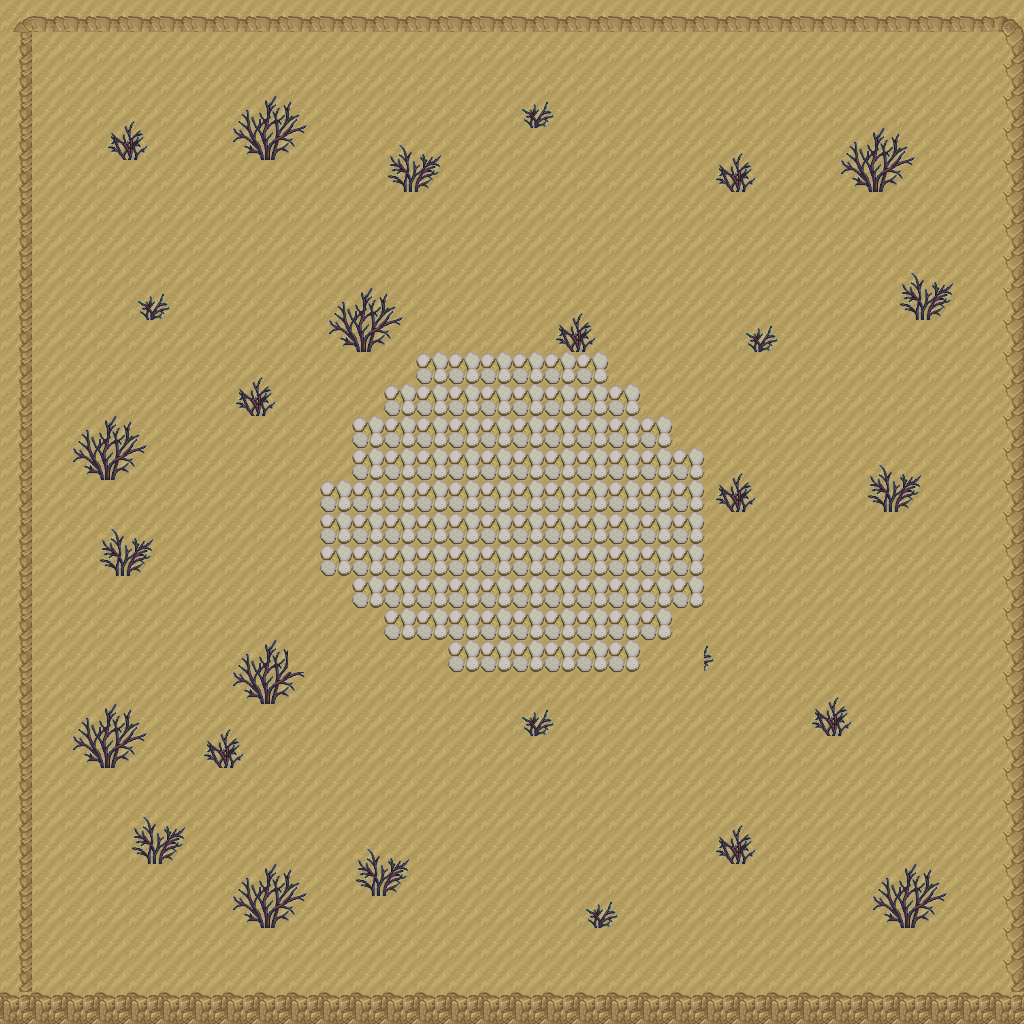

Tiled map render using the project's own tile images. Description and the whole map definition, tile-layer contents included, below:
An orthogonal 32x32 tile map with 32x32 px tiles, 2 tile layers (Tile Layer 1, Plants), 4 tilesets.

<map version="1.10" tiledversion="1.10.2" orientation="orthogonal" renderorder="right-down" width="32" height="32" tilewidth="32" tileheight="32" infinite="0" nextlayerid="3" nextobjectid="1">
 <tileset firstgid="1" name="desertTilesetPrev" tilewidth="32" tileheight="32" tilecount="256" columns="16">
  <image source="desertTilesetPrev.png" width="512" height="512" />
 </tileset>
 <tileset firstgid="257" name="grass_tileset_16x16_preview_0" tilewidth="32" tileheight="32" tilecount="169" columns="13">
  <image source="grass_tileset_16x16_preview_0.png" width="420" height="420" />
 </tileset>
 <tileset firstgid="426" name="Free-Bush-Assets-Pixel-Art-Pack3-removebg-preview" tilewidth="32" tileheight="32" tilecount="228" columns="19">
  <image source="Free-Bush-Assets-Pixel-Art-Pack3-removebg-preview.png" width="612" height="408" />
 </tileset>
 <tileset firstgid="654" name="dd8iwnd-b3e3b4dd-0f23-4eec-8519-a34fc2d65002" tilewidth="32" tileheight="32" tilecount="24" columns="4">
  <image source="dd8iwnd-b3e3b4dd-0f23-4eec-8519-a34fc2d65002.png" width="128" height="192" />
 </tileset>
 <layer id="1" name="Tile Layer 1" width="32" height="32">
  <data encoding="csv">
177,7,7,7,7,7,7,7,7,7,7,7,7,7,7,7,7,7,7,7,7,7,7,7,7,7,7,7,7,7,7,95,
214,20,20,20,20,20,20,20,20,20,20,20,20,20,20,20,20,20,20,20,20,20,20,20,20,20,20,20,20,20,20,111,
214,20,20,20,20,20,20,20,20,20,20,20,20,20,20,20,20,20,20,20,20,20,20,20,20,20,20,20,20,20,20,111,
214,20,20,20,20,20,20,20,20,20,20,20,20,20,20,20,20,20,20,20,20,20,20,20,20,20,20,20,20,20,20,111,
214,20,20,20,20,20,20,20,20,20,20,20,20,20,20,20,20,20,20,20,20,20,20,20,20,20,20,20,20,20,20,111,
214,20,20,20,20,20,20,20,20,20,20,20,20,20,20,20,20,20,20,20,20,20,20,20,20,20,20,20,20,20,20,111,
214,20,20,20,20,20,20,20,20,20,20,20,20,20,20,20,20,20,20,20,20,20,20,20,20,20,20,20,20,20,20,111,
214,20,20,20,20,20,20,20,20,20,20,20,20,20,20,20,20,20,20,20,20,20,20,20,20,20,20,20,20,20,20,111,
214,20,20,20,20,20,20,20,20,20,20,20,20,20,20,20,20,20,20,20,20,20,20,20,20,20,20,20,20,20,20,111,
214,20,20,20,20,20,20,20,20,20,20,20,20,20,20,20,20,20,20,20,20,20,20,20,20,20,20,20,20,20,20,111,
214,20,20,20,20,20,20,20,20,20,20,20,20,20,20,20,20,20,20,20,20,20,20,20,20,20,20,20,20,20,20,111,
214,20,20,20,20,20,20,20,20,20,20,20,20,20,20,20,20,20,20,20,20,20,20,20,20,20,20,20,20,20,20,111,
214,20,20,20,20,20,20,20,20,20,20,20,20,20,20,20,20,20,20,20,20,20,20,20,20,20,20,20,20,20,20,111,
214,20,20,20,20,20,20,20,20,20,20,20,20,20,20,20,20,20,20,20,20,20,20,20,20,20,20,20,20,20,20,111,
214,20,20,20,20,20,20,20,20,20,20,20,20,20,20,20,20,20,20,20,20,20,20,20,20,20,20,20,20,20,20,111,
214,20,20,20,20,20,20,20,20,20,20,20,20,20,20,20,20,20,20,20,20,20,20,20,20,20,20,20,20,20,20,111,
214,20,20,20,20,20,20,20,20,20,20,20,20,20,20,20,20,20,20,20,20,20,20,20,20,20,20,20,20,20,20,111,
214,20,20,20,20,20,20,20,20,20,20,20,20,20,20,20,20,20,20,20,20,20,20,20,20,20,20,20,20,20,20,111,
214,20,20,20,20,20,20,20,20,20,20,20,20,20,20,20,20,20,20,20,20,20,20,20,20,20,20,20,20,20,20,111,
214,20,20,20,20,20,20,20,20,20,20,20,20,20,20,20,20,20,20,20,20,20,20,20,20,20,20,20,20,20,20,111,
214,20,20,20,20,20,20,20,20,20,20,20,20,20,20,20,20,20,20,20,20,20,20,20,20,20,20,20,20,20,20,111,
214,20,20,20,20,20,20,20,20,20,20,20,20,20,20,20,20,20,20,20,20,20,20,20,20,20,20,20,20,20,20,111,
214,20,20,20,20,20,20,20,20,20,20,20,20,20,20,20,20,20,20,20,20,20,20,20,20,20,20,20,20,20,20,111,
214,20,20,20,20,20,20,20,20,20,20,20,20,20,20,20,20,20,20,20,20,20,20,20,20,20,20,20,20,20,20,111,
214,20,20,20,20,20,20,20,20,20,20,20,20,20,20,20,20,20,20,20,20,20,20,20,20,20,20,20,20,20,20,111,
214,20,20,20,20,20,20,20,20,20,20,20,20,20,20,20,20,20,20,20,20,20,20,20,20,20,20,20,20,20,20,111,
214,20,20,20,20,20,20,20,20,20,20,20,20,20,20,20,20,20,20,20,20,20,20,20,20,20,20,20,20,20,20,111,
214,20,20,20,20,20,20,20,20,20,20,20,20,20,20,20,20,20,20,20,20,20,20,20,20,20,20,20,20,20,20,111,
214,20,20,20,20,20,20,20,20,20,20,20,20,20,20,20,20,20,20,20,20,20,20,20,20,20,20,20,20,20,20,111,
214,20,20,20,20,20,20,20,20,20,20,20,20,20,20,20,20,20,20,20,20,20,20,20,20,20,20,20,20,20,20,111,
214,20,20,20,20,20,20,20,20,20,20,20,20,20,20,20,20,20,20,20,20,20,20,20,20,20,20,20,20,20,20,111,
57,57,57,57,57,57,57,57,57,57,57,57,57,57,57,57,57,57,57,57,57,57,57,57,57,57,57,57,57,57,57,57
</data>
 </layer>
 <layer id="2" name="Plants" width="32" height="32">
  <data encoding="csv">
0,0,0,0,0,0,0,0,0,0,0,0,0,0,0,0,0,0,0,0,0,0,0,0,0,0,0,0,0,0,0,0,
0,0,0,0,0,0,0,0,0,0,0,0,0,0,0,0,0,0,0,0,0,0,0,0,0,0,0,0,0,0,0,0,
0,0,0,0,0,0,0,0,0,0,0,0,0,0,0,0,0,0,0,0,0,0,0,0,0,0,0,0,0,0,0,0,
0,0,0,498,499,0,0,493,494,495,0,0,0,0,0,0,519,520,0,0,0,0,0,0,0,0,0,0,0,0,0,0,
0,0,0,517,518,0,0,512,513,514,0,0,496,497,0,0,0,0,0,0,0,0,498,499,0,0,493,494,495,0,0,0,
0,0,0,0,0,0,0,0,0,0,0,0,515,516,0,0,0,0,0,0,0,0,517,518,0,0,512,513,514,0,0,0,
0,0,0,0,0,0,0,0,0,0,0,0,0,0,0,0,0,0,0,0,0,0,0,0,0,0,0,0,0,0,0,0,
0,0,0,0,0,0,0,0,0,0,0,0,0,0,0,0,0,0,0,0,0,0,0,0,0,0,0,0,0,0,0,0,
0,0,0,0,0,0,0,0,0,0,0,0,0,0,0,0,0,0,0,0,0,0,0,0,0,0,0,0,496,497,0,0,
0,0,0,0,519,520,0,0,0,0,493,494,495,0,0,0,0,498,499,0,0,0,0,0,0,0,0,0,515,516,0,0,
0,0,0,0,0,0,0,0,0,0,512,513,514,0,0,0,0,517,518,0,0,0,0,519,520,0,0,0,0,0,0,0,
0,0,0,0,0,0,0,498,499,0,0,0,0,676,676,676,676,676,676,0,0,0,0,0,0,0,0,0,0,0,0,0,
0,0,0,0,0,0,0,517,518,0,0,0,676,676,676,676,676,676,676,676,0,0,0,0,0,0,0,0,0,0,0,0,
0,0,493,494,495,0,0,0,0,0,0,676,676,676,676,676,676,676,676,676,676,0,0,0,0,0,0,0,0,0,0,0,
0,0,512,513,514,0,0,0,0,0,0,676,676,676,676,676,676,676,676,676,676,676,498,499,0,0,0,496,497,0,0,0,
0,0,0,0,0,0,0,0,0,0,676,676,676,676,676,676,676,676,676,676,676,676,517,518,0,0,0,515,516,0,0,0,
0,0,0,496,497,0,0,0,0,0,676,676,676,676,676,676,676,676,676,676,676,676,0,0,0,0,0,0,0,0,0,0,
0,0,0,515,516,0,0,0,0,0,676,676,676,676,676,676,676,676,676,676,676,676,0,0,0,0,0,0,0,0,0,0,
0,0,0,0,0,0,0,0,0,0,0,676,676,676,676,676,676,676,676,676,676,676,0,0,0,0,0,0,0,0,0,0,
0,0,0,0,0,0,0,0,0,0,0,0,676,676,676,676,676,676,676,676,676,0,0,0,0,0,0,0,0,0,0,0,
0,0,0,0,0,0,0,493,494,0,0,0,0,0,676,676,676,676,676,676,0,0,520,0,0,0,0,0,0,0,0,0,
0,0,0,0,0,0,0,512,513,514,0,0,0,0,0,0,0,0,0,0,0,0,0,0,0,498,499,0,0,0,0,0,
0,0,493,494,495,0,498,499,0,0,0,0,0,0,0,0,519,520,0,0,0,0,0,0,0,517,518,0,0,0,0,0,
0,0,512,513,514,0,517,518,0,0,0,0,0,0,0,0,0,0,0,0,0,0,0,0,0,0,0,0,0,0,0,0,
0,0,0,0,0,0,0,0,0,0,0,0,0,0,0,0,0,0,0,0,0,0,0,0,0,0,0,0,0,0,0,0,
0,0,0,0,496,497,0,0,0,0,0,0,0,0,0,0,0,0,0,0,0,0,498,499,0,0,0,0,0,0,0,0,
0,0,0,0,515,516,0,0,0,0,0,496,497,0,0,0,0,0,0,0,0,0,517,518,0,0,0,0,0,0,0,0,
0,0,0,0,0,0,0,493,494,495,0,515,516,0,0,0,0,0,0,0,0,0,0,0,0,0,0,493,494,495,0,0,
0,0,0,0,0,0,0,512,513,514,0,0,0,0,0,0,0,0,519,520,0,0,0,0,0,0,0,512,513,514,0,0,
0,0,0,0,0,0,0,0,0,0,0,0,0,0,0,0,0,0,0,0,0,0,0,0,0,0,0,0,0,0,0,0,
0,0,0,0,0,0,0,0,0,0,0,0,0,0,0,0,0,0,0,0,0,0,0,0,0,0,0,0,0,0,0,0,
0,0,0,0,0,0,0,0,0,0,0,0,0,0,0,0,0,0,0,0,0,0,0,0,0,0,0,0,0,0,0,0
</data>
 </layer>
</map>
